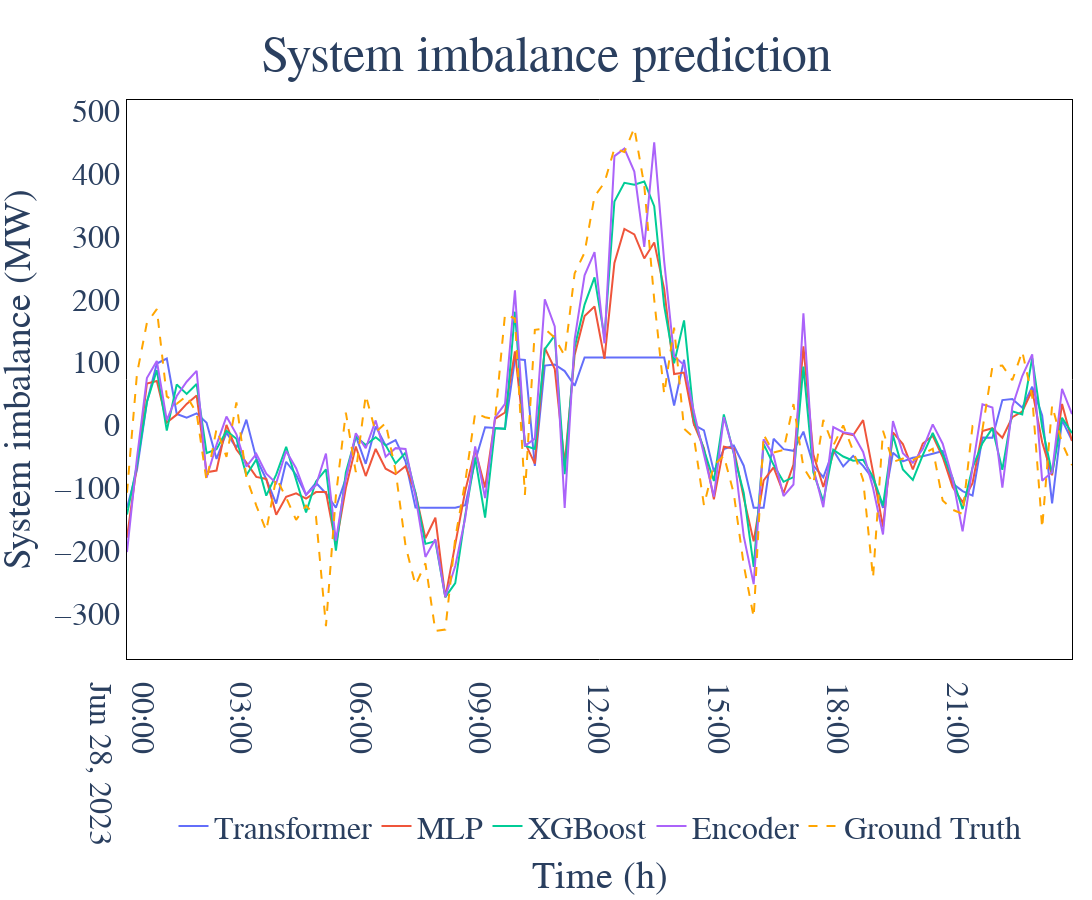

Notebook cell for this chart:
### Code cell
# unpickled_data['encoder_test_res.pkl']['preds'][0].squeeze().cpu()

fig = go.Figure()
fig.add_trace(go.Scatter(x=x, y=unpickled_data['transformer_nfl_test_res.pkl']['preds'][start_ind:end_ind, 0].squeeze().cpu(), mode='lines', name=f'Transformer'))
fig.add_trace(go.Scatter(x=x, y=unpickled_data['mlp_nfl_test_res.pkl']['preds'][0][start_ind:end_ind].squeeze().cpu(), mode='lines', name=f'MLP'))
fig.add_trace(go.Scatter(x=x, y=unpickled_data['xgboost_nfl_test_res.pkl']['preds'][0][start_ind:end_ind].squeeze(), mode='lines', name=f'XGBoost'))
fig.add_trace(go.Scatter(x=x, y=unpickled_data['encoder_test_res.pkl']['preds'][0][start_ind:end_ind].squeeze().cpu(), mode='lines', name=f'Encoder'))

fig.add_trace(go.Scatter(x=x, y=unpickled_data['encoder_test_res.pkl']['gt'][0][start_ind:end_ind].squeeze().cpu(), mode='lines', name='Ground Truth', line=dict(dash='dash', color='orange')))

# fig.add_trace(go.Scatter(x=x, y=unpickled_data['transformer_nfl_test_res.pkl']['preds'][start_ind:end_ind, 1].squeeze().cpu(), mode='lines', name=f'Transformer'))
# fig.add_trace(go.Scatter(x=x, y=unpickled_data['mlp_nfl_test_res.pkl']['preds'][1][start_ind:end_ind].squeeze().cpu(), mode='lines', name=f'MLP'))
# fig.add_trace(go.Scatter(x=x, y=unpickled_data['xgboost_nfl_test_res.pkl']['preds'][1][start_ind:end_ind].squeeze(), mode='lines', name=f'XGBoost'))
# fig.add_trace(go.Scatter(x=x, y=unpickled_data['encoder_test_res.pkl']['preds'][1][start_ind:end_ind].squeeze().cpu(), mode='lines', name=f'Encoder'))

# fig.add_trace(go.Scatter(x=x, y=unpickled_data['encoder_test_res.pkl']['gt'][1][start_ind:end_ind].squeeze().cpu(), mode='lines', name='Ground Truth', line=dict(dash='dash', color='orange')))

fig.update_layout(
    font=dict(size=32, family="Times New Roman"), 
    title=dict(x=0.5, y=0.96, text='System imbalance prediction', font=dict(size=50)),
    xaxis_title='Time (h)',
    yaxis_title='System imbalance (MW)',
    bargap=0.05, # small gap between bars for better visualization
    legend=dict(
        x=0.5,
        y=-0.25,  # You might need to adjust this value based on your specific figure
        xanchor='center',
        yanchor='top',
        orientation='h'  # Horizontal orientation
    ),
    margin=dict(l=20, r=20, t=100, b=20),   # Adjust bottom margin to ensure legend is visible
    plot_bgcolor='white',
    width=1983,  # Width as calculated for 4/5 of A4 paper width
    height=900,  # Example height, adjust as needed
)

# Customize x-axis and y-axis line properties
fig.update_xaxes(showline=True, linewidth=1, linecolor='black', mirror=True, tickfont=dict(size=32))
fig.update_yaxes(showline=True, linewidth=1, linecolor='black', mirror=True, tickfont=dict(size=32))

# Show plot
fig.show(config={'staticPlot': True})
pio.write_image(fig, 'predicitons_nfl.pdf')
